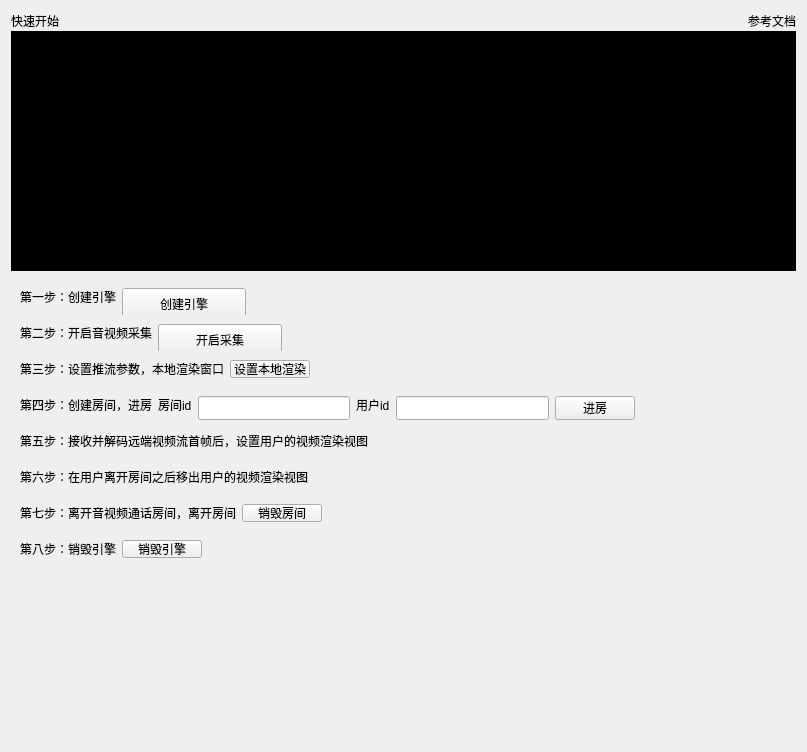
<?xml version="1.0" encoding="UTF-8"?>
<ui version="4.0">
 <class>QuickStartWidget</class>
 <widget class="QWidget" name="QuickStartWidget">
  <property name="geometry">
   <rect>
    <x>0</x>
    <y>0</y>
    <width>807</width>
    <height>752</height>
   </rect>
  </property>
  <property name="windowTitle">
   <string>Form</string>
  </property>
  <layout class="QVBoxLayout" name="verticalLayout">
   <property name="spacing">
    <number>0</number>
   </property>
   <item>
    <layout class="QHBoxLayout" name="horizontalLayout_8">
     <item>
      <widget class="QLabel" name="label_title">
       <property name="text">
        <string>快速开始</string>
       </property>
      </widget>
     </item>
     <item>
      <spacer name="horizontalSpacer_9">
       <property name="orientation">
        <enum>Qt::Horizontal</enum>
       </property>
       <property name="sizeHint" stdset="0">
        <size>
         <width>40</width>
         <height>20</height>
        </size>
       </property>
      </spacer>
     </item>
     <item>
      <widget class="QLabel" name="label_12">
       <property name="minimumSize">
        <size>
         <width>18</width>
         <height>18</height>
        </size>
       </property>
       <property name="maximumSize">
        <size>
         <width>18</width>
         <height>18</height>
        </size>
       </property>
       <property name="text">
        <string/>
       </property>
       <property name="pixmap">
        <pixmap resource="../../resources.qrc">:/img/Resources/ui/document.png</pixmap>
       </property>
       <property name="scaledContents">
        <bool>true</bool>
       </property>
      </widget>
     </item>
     <item>
      <widget class="QLabel" name="label_doc">
       <property name="text">
        <string>参考文档</string>
       </property>
       <property name="openExternalLinks">
        <bool>true</bool>
       </property>
      </widget>
     </item>
    </layout>
   </item>
   <item>
    <layout class="QVBoxLayout" name="verticalLayout_5" stretch="0">
     <item>
      <widget class="QWidget" name="widget_users" native="true">
       <property name="minimumSize">
        <size>
         <width>0</width>
         <height>240</height>
        </size>
       </property>
       <property name="maximumSize">
        <size>
         <width>16777215</width>
         <height>240</height>
        </size>
       </property>
       <property name="styleSheet">
        <string notr="true">background: black;</string>
       </property>
       <layout class="QHBoxLayout" name="horizontalLayout">
        <property name="spacing">
         <number>12</number>
        </property>
        <property name="topMargin">
         <number>0</number>
        </property>
        <property name="bottomMargin">
         <number>0</number>
        </property>
        <item>
         <spacer name="horizontalSpacer_2">
          <property name="orientation">
           <enum>Qt::Horizontal</enum>
          </property>
          <property name="sizeHint" stdset="0">
           <size>
            <width>40</width>
            <height>20</height>
           </size>
          </property>
         </spacer>
        </item>
        <item>
         <widget class="UserWidget" name="widget_local" native="true">
          <property name="minimumSize">
           <size>
            <width>320</width>
            <height>240</height>
           </size>
          </property>
         </widget>
        </item>
        <item>
         <widget class="UserWidget" name="widget_remote" native="true">
          <property name="minimumSize">
           <size>
            <width>320</width>
            <height>240</height>
           </size>
          </property>
         </widget>
        </item>
        <item>
         <spacer name="horizontalSpacer">
          <property name="orientation">
           <enum>Qt::Horizontal</enum>
          </property>
          <property name="sizeHint" stdset="0">
           <size>
            <width>40</width>
            <height>20</height>
           </size>
          </property>
         </spacer>
        </item>
       </layout>
      </widget>
     </item>
    </layout>
   </item>
   <item>
    <widget class="QLabel" name="label_11">
     <property name="minimumSize">
      <size>
       <width>0</width>
       <height>8</height>
      </size>
     </property>
     <property name="maximumSize">
      <size>
       <width>16777215</width>
       <height>8</height>
      </size>
     </property>
     <property name="text">
      <string/>
     </property>
    </widget>
   </item>
   <item>
    <widget class="QWidget" name="widget_1" native="true">
     <property name="minimumSize">
      <size>
       <width>0</width>
       <height>36</height>
      </size>
     </property>
     <property name="maximumSize">
      <size>
       <width>16777215</width>
       <height>36</height>
      </size>
     </property>
     <layout class="QHBoxLayout" name="horizontalLayout_2">
      <item>
       <widget class="QLabel" name="label">
        <property name="text">
         <string>第一步：创建引擎</string>
        </property>
       </widget>
      </item>
      <item>
       <widget class="QPushButton" name="btn_createVideo">
        <property name="minimumSize">
         <size>
          <width>124</width>
          <height>32</height>
         </size>
        </property>
        <property name="maximumSize">
         <size>
          <width>124</width>
          <height>32</height>
         </size>
        </property>
        <property name="text">
         <string>创建引擎</string>
        </property>
       </widget>
      </item>
      <item>
       <spacer name="horizontalSpacer_4">
        <property name="orientation">
         <enum>Qt::Horizontal</enum>
        </property>
        <property name="sizeHint" stdset="0">
         <size>
          <width>40</width>
          <height>20</height>
         </size>
        </property>
       </spacer>
      </item>
     </layout>
    </widget>
   </item>
   <item>
    <widget class="QWidget" name="widget_2" native="true">
     <property name="minimumSize">
      <size>
       <width>0</width>
       <height>36</height>
      </size>
     </property>
     <property name="maximumSize">
      <size>
       <width>16777215</width>
       <height>36</height>
      </size>
     </property>
     <layout class="QHBoxLayout" name="horizontalLayout_3">
      <item>
       <widget class="QLabel" name="label_3">
        <property name="text">
         <string>第二步：开启音视频采集</string>
        </property>
       </widget>
      </item>
      <item>
       <widget class="QPushButton" name="btn_startCapture">
        <property name="minimumSize">
         <size>
          <width>124</width>
          <height>32</height>
         </size>
        </property>
        <property name="maximumSize">
         <size>
          <width>124</width>
          <height>32</height>
         </size>
        </property>
        <property name="text">
         <string>开启采集</string>
        </property>
       </widget>
      </item>
      <item>
       <spacer name="horizontalSpacer_5">
        <property name="orientation">
         <enum>Qt::Horizontal</enum>
        </property>
        <property name="sizeHint" stdset="0">
         <size>
          <width>40</width>
          <height>20</height>
         </size>
        </property>
       </spacer>
      </item>
     </layout>
    </widget>
   </item>
   <item>
    <widget class="QWidget" name="widget_3" native="true">
     <property name="minimumSize">
      <size>
       <width>0</width>
       <height>36</height>
      </size>
     </property>
     <property name="maximumSize">
      <size>
       <width>16777215</width>
       <height>36</height>
      </size>
     </property>
     <layout class="QHBoxLayout" name="horizontalLayout_7">
      <item>
       <widget class="QLabel" name="label_2">
        <property name="text">
         <string>第三步：设置推流参数，本地渲染窗口</string>
        </property>
       </widget>
      </item>
      <item>
       <widget class="QPushButton" name="btn_setLocalView">
        <property name="text">
         <string>设置本地渲染</string>
        </property>
       </widget>
      </item>
      <item>
       <spacer name="horizontalSpacer_3">
        <property name="orientation">
         <enum>Qt::Horizontal</enum>
        </property>
        <property name="sizeHint" stdset="0">
         <size>
          <width>40</width>
          <height>20</height>
         </size>
        </property>
       </spacer>
      </item>
     </layout>
    </widget>
   </item>
   <item>
    <widget class="QWidget" name="widget_4" native="true">
     <property name="minimumSize">
      <size>
       <width>0</width>
       <height>36</height>
      </size>
     </property>
     <property name="maximumSize">
      <size>
       <width>16777215</width>
       <height>36</height>
      </size>
     </property>
     <layout class="QHBoxLayout" name="horizontalLayout_4">
      <item>
       <widget class="QLabel" name="label_5">
        <property name="text">
         <string>第四步：创建房间，进房</string>
        </property>
       </widget>
      </item>
      <item>
       <widget class="QLabel" name="label_9">
        <property name="text">
         <string>房间id</string>
        </property>
       </widget>
      </item>
      <item>
       <widget class="QLineEdit" name="lineEdit_room">
        <property name="minimumSize">
         <size>
          <width>0</width>
          <height>24</height>
         </size>
        </property>
        <property name="maximumSize">
         <size>
          <width>16777215</width>
          <height>24</height>
         </size>
        </property>
       </widget>
      </item>
      <item>
       <widget class="QLabel" name="label_10">
        <property name="text">
         <string>用户id</string>
        </property>
       </widget>
      </item>
      <item>
       <widget class="QLineEdit" name="lineEdit_uid">
        <property name="minimumSize">
         <size>
          <width>0</width>
          <height>24</height>
         </size>
        </property>
        <property name="maximumSize">
         <size>
          <width>16777215</width>
          <height>24</height>
         </size>
        </property>
       </widget>
      </item>
      <item>
       <widget class="QPushButton" name="btn_joinroom">
        <property name="minimumSize">
         <size>
          <width>0</width>
          <height>24</height>
         </size>
        </property>
        <property name="maximumSize">
         <size>
          <width>16777215</width>
          <height>24</height>
         </size>
        </property>
        <property name="text">
         <string>进房</string>
        </property>
       </widget>
      </item>
      <item>
       <spacer name="horizontalSpacer_6">
        <property name="orientation">
         <enum>Qt::Horizontal</enum>
        </property>
        <property name="sizeHint" stdset="0">
         <size>
          <width>40</width>
          <height>20</height>
         </size>
        </property>
       </spacer>
      </item>
     </layout>
    </widget>
   </item>
   <item>
    <widget class="QWidget" name="widget_5" native="true">
     <property name="minimumSize">
      <size>
       <width>0</width>
       <height>36</height>
      </size>
     </property>
     <property name="maximumSize">
      <size>
       <width>16777215</width>
       <height>36</height>
      </size>
     </property>
     <layout class="QHBoxLayout" name="horizontalLayout_9">
      <property name="leftMargin">
       <number>9</number>
      </property>
      <property name="topMargin">
       <number>0</number>
      </property>
      <property name="rightMargin">
       <number>0</number>
      </property>
      <property name="bottomMargin">
       <number>0</number>
      </property>
      <item>
       <widget class="QLabel" name="label_4">
        <property name="minimumSize">
         <size>
          <width>0</width>
          <height>0</height>
         </size>
        </property>
        <property name="maximumSize">
         <size>
          <width>16777215</width>
          <height>16777215</height>
         </size>
        </property>
        <property name="text">
         <string>第五步：接收并解码远端视频流首帧后，设置用户的视频渲染视图</string>
        </property>
       </widget>
      </item>
      <item>
       <spacer name="horizontalSpacer_10">
        <property name="orientation">
         <enum>Qt::Horizontal</enum>
        </property>
        <property name="sizeHint" stdset="0">
         <size>
          <width>40</width>
          <height>20</height>
         </size>
        </property>
       </spacer>
      </item>
     </layout>
    </widget>
   </item>
   <item>
    <widget class="QWidget" name="widget_6" native="true">
     <property name="minimumSize">
      <size>
       <width>0</width>
       <height>36</height>
      </size>
     </property>
     <property name="maximumSize">
      <size>
       <width>16777215</width>
       <height>36</height>
      </size>
     </property>
     <layout class="QHBoxLayout" name="horizontalLayout_10">
      <property name="leftMargin">
       <number>9</number>
      </property>
      <property name="topMargin">
       <number>0</number>
      </property>
      <property name="rightMargin">
       <number>0</number>
      </property>
      <property name="bottomMargin">
       <number>0</number>
      </property>
      <item>
       <widget class="QLabel" name="label_6">
        <property name="minimumSize">
         <size>
          <width>0</width>
          <height>0</height>
         </size>
        </property>
        <property name="maximumSize">
         <size>
          <width>16777215</width>
          <height>16777215</height>
         </size>
        </property>
        <property name="text">
         <string>第六步：在用户离开房间之后移出用户的视频渲染视图</string>
        </property>
       </widget>
      </item>
      <item>
       <spacer name="horizontalSpacer_11">
        <property name="orientation">
         <enum>Qt::Horizontal</enum>
        </property>
        <property name="sizeHint" stdset="0">
         <size>
          <width>40</width>
          <height>20</height>
         </size>
        </property>
       </spacer>
      </item>
     </layout>
    </widget>
   </item>
   <item>
    <widget class="QWidget" name="widget_7" native="true">
     <property name="minimumSize">
      <size>
       <width>0</width>
       <height>36</height>
      </size>
     </property>
     <property name="maximumSize">
      <size>
       <width>16777215</width>
       <height>36</height>
      </size>
     </property>
     <layout class="QHBoxLayout" name="horizontalLayout_5">
      <item>
       <widget class="QLabel" name="label_7">
        <property name="text">
         <string>第七步：离开音视频通话房间，离开房间</string>
        </property>
       </widget>
      </item>
      <item>
       <widget class="QPushButton" name="btn_destroyroom">
        <property name="text">
         <string>销毁房间</string>
        </property>
       </widget>
      </item>
      <item>
       <spacer name="horizontalSpacer_7">
        <property name="orientation">
         <enum>Qt::Horizontal</enum>
        </property>
        <property name="sizeHint" stdset="0">
         <size>
          <width>40</width>
          <height>20</height>
         </size>
        </property>
       </spacer>
      </item>
     </layout>
    </widget>
   </item>
   <item>
    <widget class="QWidget" name="widget_8" native="true">
     <property name="minimumSize">
      <size>
       <width>0</width>
       <height>36</height>
      </size>
     </property>
     <property name="maximumSize">
      <size>
       <width>16777215</width>
       <height>36</height>
      </size>
     </property>
     <layout class="QHBoxLayout" name="horizontalLayout_6">
      <item>
       <widget class="QLabel" name="label_8">
        <property name="text">
         <string>第八步：销毁引擎</string>
        </property>
       </widget>
      </item>
      <item>
       <widget class="QPushButton" name="btn_destroyvideo">
        <property name="text">
         <string>销毁引擎</string>
        </property>
       </widget>
      </item>
      <item>
       <spacer name="horizontalSpacer_8">
        <property name="orientation">
         <enum>Qt::Horizontal</enum>
        </property>
        <property name="sizeHint" stdset="0">
         <size>
          <width>40</width>
          <height>20</height>
         </size>
        </property>
       </spacer>
      </item>
     </layout>
    </widget>
   </item>
   <item>
    <spacer name="verticalSpacer">
     <property name="orientation">
      <enum>Qt::Vertical</enum>
     </property>
     <property name="sizeHint" stdset="0">
      <size>
       <width>20</width>
       <height>40</height>
      </size>
     </property>
    </spacer>
   </item>
  </layout>
 </widget>
 <customwidgets>
  <customwidget>
   <class>UserWidget</class>
   <extends>QWidget</extends>
   <header>UserWidget.h</header>
   <container>1</container>
  </customwidget>
 </customwidgets>
 <resources>
  <include location="../../resources.qrc"/>
 </resources>
 <connections/>
</ui>
